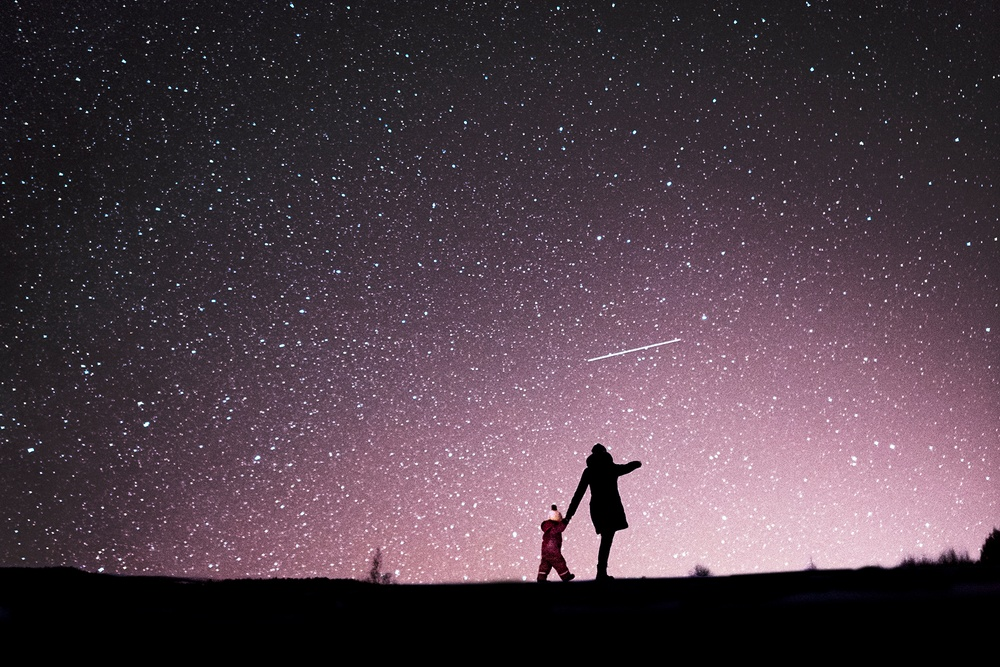
#> input picture download.jpg, 1000 x 667 px, shrunk from 1920 x 1280 before the run
$ jupyter execute openCV.ipynb
#> lines starting #> are read from the running program, lines starting #| are printed output that depends on the picture
[cell 1]
import cv2

[cell 2]
cv2.namedWindow("Frame", cv2.WINDOW_FULLSCREEN)
cv2.destroyWindow("Frame")

img = cv2.imread('download.jpg', cv2.IMREAD_GRAYSCALE)
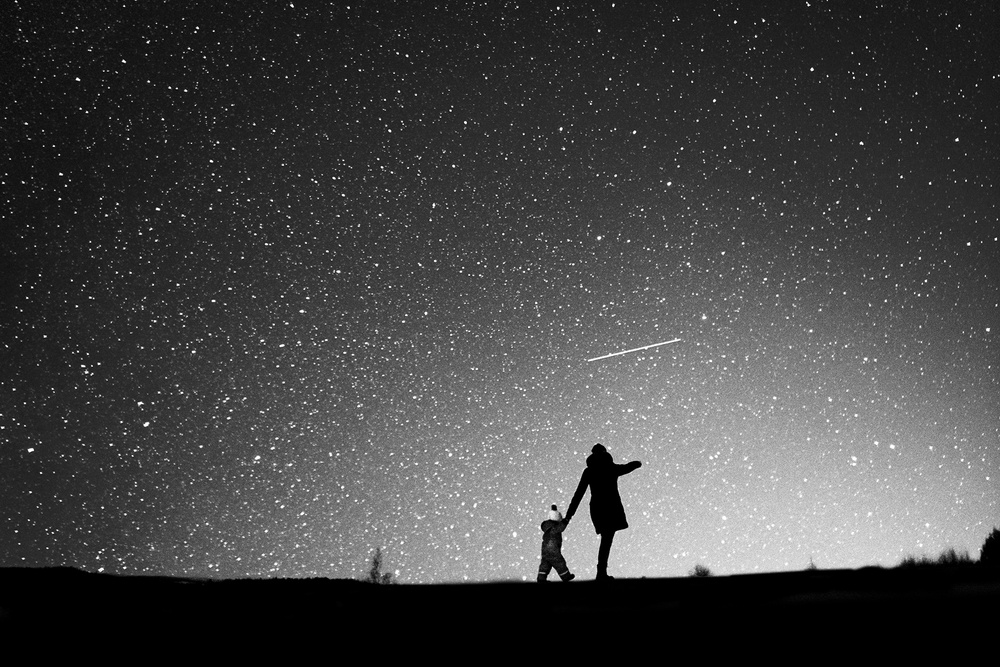
#> img: shape (667, 1000); min 0, max 255, mean 68.6

cv2.imshow('Frame', img)

[cell 3]
import cv2

img = cv2.imread("road.jpg")
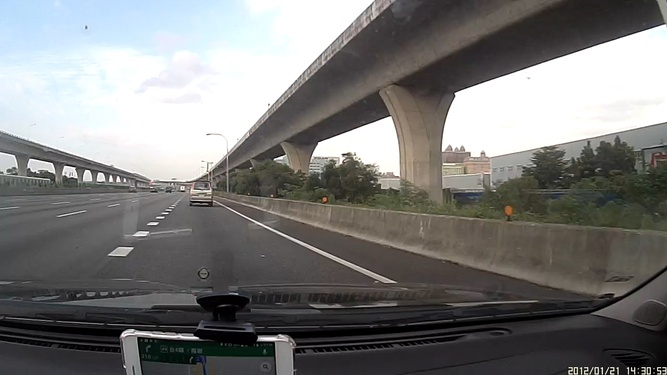
#> input picture road.jpg, 667 x 375 px, shrunk from 1280 x 720 before the run
#> img is the input picture: shape (375, 667, 3); mean B, G, R 121.1, 122.3, 122.5
gray = cv2.cvtColor(img, cv2.COLOR_BGR2GRAY)
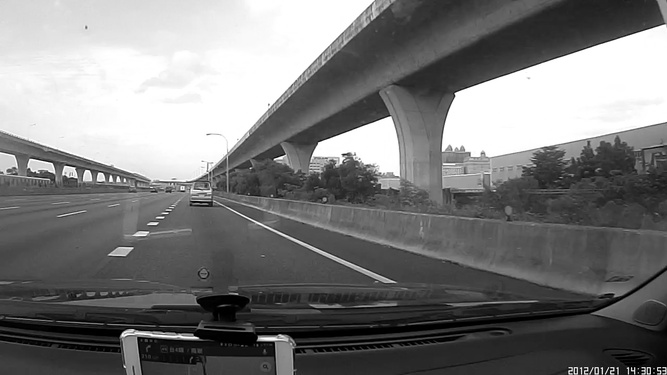
#> gray: shape (375, 667); min 0, max 255, mean 122.2
blur = cv2.GaussianBlur(gray, (3,3), 0)
cv2.imshow('Normal', img)
